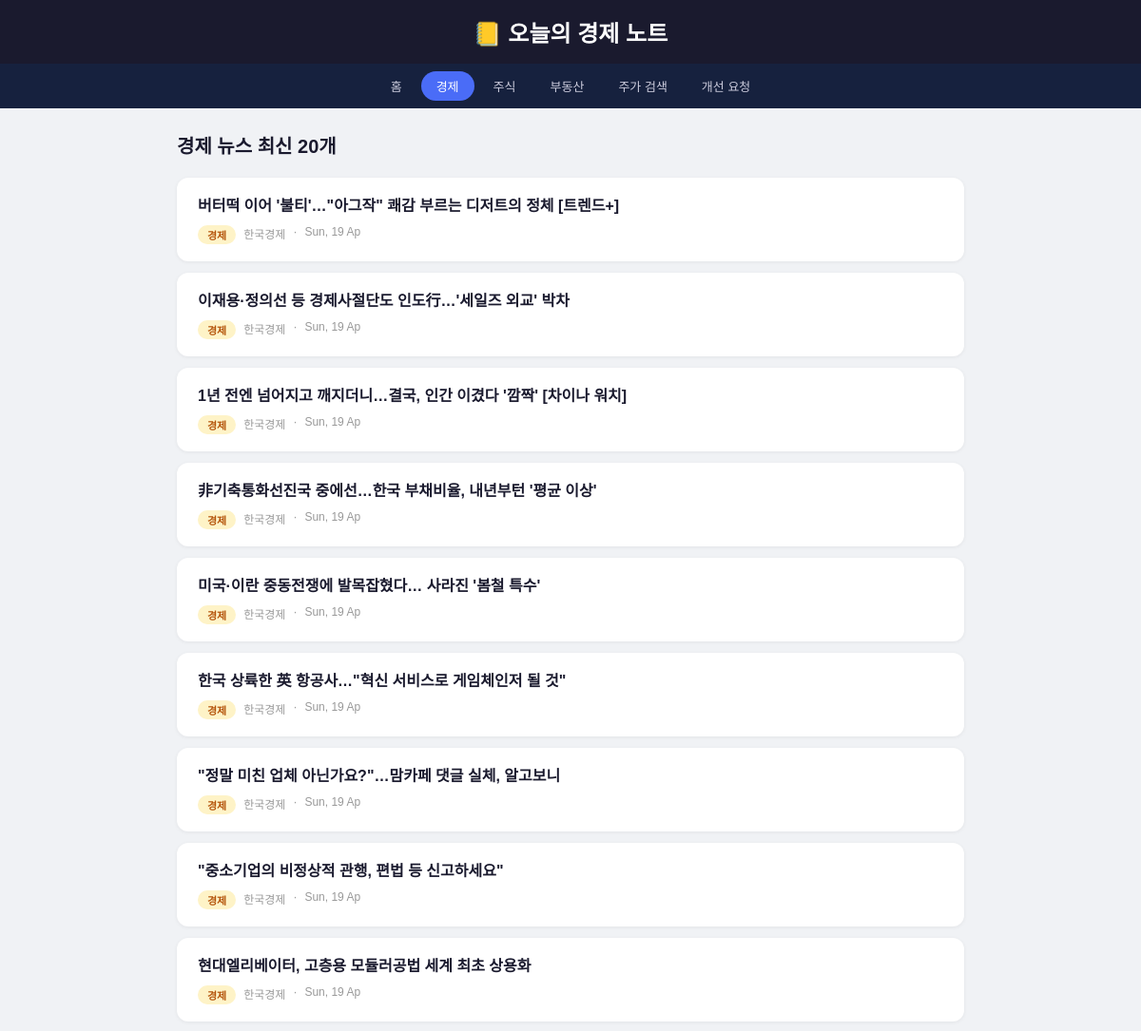
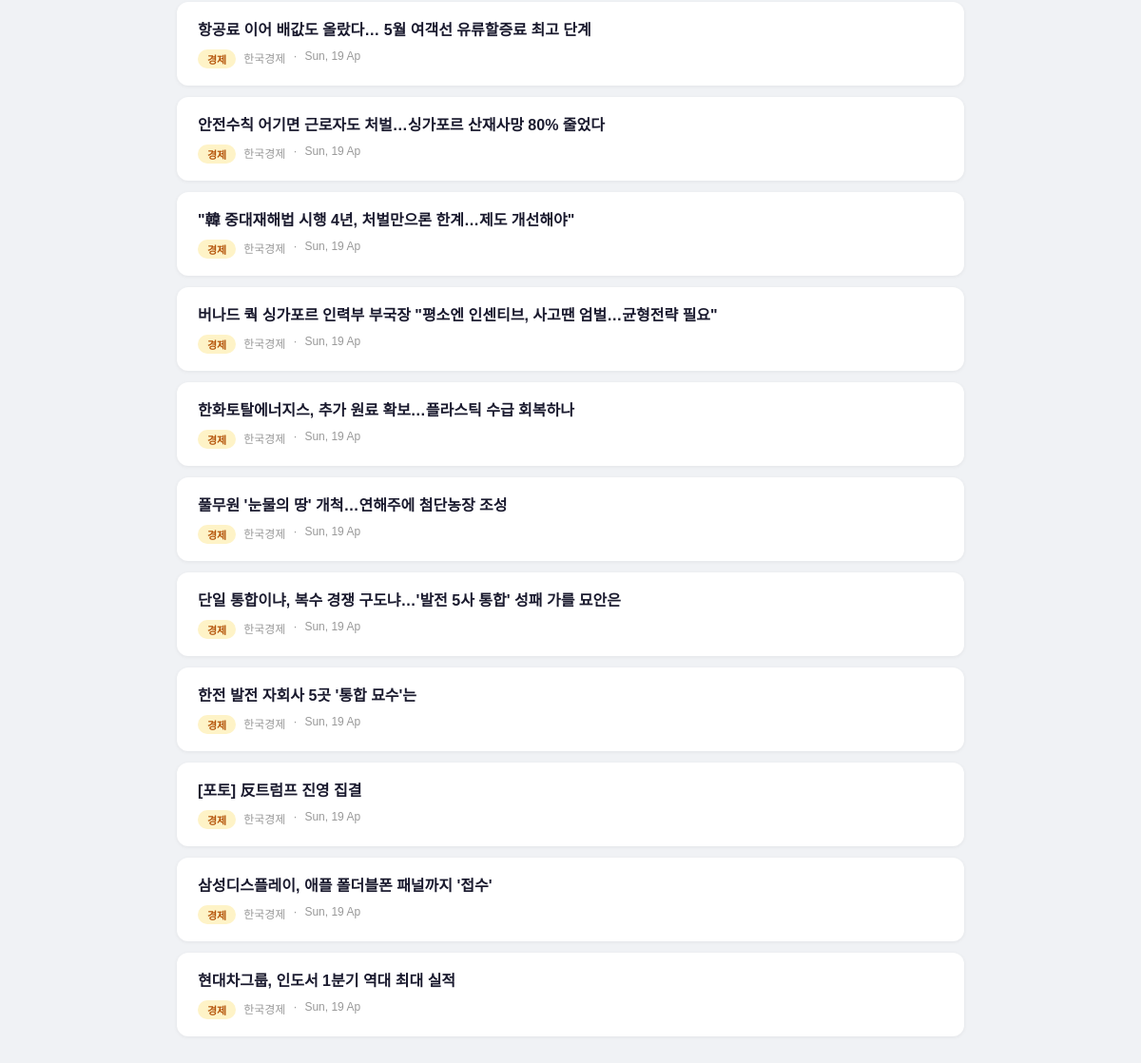
The page /news/경제 on the database its author committed (2 pictures, top to bottom).
### tables this page shows
CREATE TABLE articles (
            id       INTEGER PRIMARY KEY AUTOINCREMENT,
            title    TEXT NOT NULL,
            link     TEXT,
            source   TEXT,
            category TEXT,
            date     TEXT
        );

### app.py (the view)
@app.route("/news/<category>")
def news_category(category):
    articles = get_articles(category)
    return render_template("news.html", articles=articles, category=category)

### app.py (called while the page is built)
def get_articles(category=None):
    conn = sqlite3.connect(DB)
    c = conn.cursor()
    if category:
        c.execute("SELECT id, title, link, source, category, date FROM articles WHERE category=? ORDER BY date DESC LIMIT 20", (category,))
    else:
        c.execute("SELECT id, title, link, source, category, date FROM articles ORDER BY date DESC LIMIT 20")
    rows = c.fetchall()
    conn.close()
    return [{"id": r[0], "title": r[1], "link": r[2], "source": r[3], "category": r[4], "date": r[5]} for r in rows]

### templates/news.html (shortened to what this page needs)
<!DOCTYPE html>
<html lang="ko">
<head>
</head>
<body>
<header>
  <h1>📒 오늘의 경제 노트</h1>
</header>
<nav>
  <a href="/">홈</a>
  <a href="/news/경제" class="{{ 'active' if category == '경제' }}">경제</a>
  <a href="/news/주식" class="{{ 'active' if category == '주식' }}">주식</a>
  <a href="/news/부동산" class="{{ 'active' if category == '부동산' }}">부동산</a>
  <a href="/stock">주가 검색</a>
  <a href="/feedback">개선 요청</a>
</nav>
<div class="container">
  <h2>{{ category }} 뉴스 최신 20개</h2>
  {% for article in articles %}
  <div class="article-card">
    <h3><a href="{{ article['link'] }}" target="_blank" rel="noreferrer">{{ article['title'] }}</a></h3>
    <div class="meta">
      <span class="badge {{ article['category'] }}">{{ article['category'] }}</span>
      <span>{{ article['source'] }}</span>
      <span>·</span>
      <span>{{ article['date'] }}</span>
    </div>
  </div>
  {% endfor %}
</div>
</body>
</html>

### templates/news.html (style rules this page uses)
* { box-sizing: border-box; margin: 0; padding: 0; }
body { font-family: 'Apple SD Gothic Neo', sans-serif; background: #f0f2f5; color: #1a1a2e; }
header { background: #1a1a2e; color: white; padding: 16px 0; text-align: center; }
header h1 { font-size: 24px; font-weight: 700; }
nav { background: #16213e; display: flex; justify-content: center; gap: 4px; padding: 8px; flex-wrap: wrap; }
nav a { color: #ccd; text-decoration: none; padding: 6px 16px; border-radius: 20px; font-size: 13px; transition: all 0.2s; }
nav a:hover, nav a.active { background: #4a6cf7; color: white; }
.container { max-width: 860px; margin: 0 auto; padding: 24px 16px; }
h2 { font-size: 20px; margin-bottom: 20px; color: #1a1a2e; }
.article-card { background: white; border-radius: 12px; padding: 18px 22px; margin-bottom: 12px; box-shadow: 0 1px 4px rgba(0,0,0,0.06); transition: transform 0.15s; }
.article-card h3 { font-size: 16px; margin-bottom: 8px; line-height: 1.5; }
.article-card h3 a { color: #1a1a2e; text-decoration: none; }
.meta { font-size: 12px; color: #999; display: flex; gap: 8px; }
.badge { display: inline-block; padding: 2px 10px; border-radius: 20px; font-size: 11px; font-weight: 600; }
.badge.경제 { background: #fef3c7; color: #b45309; }

### rows shown on the page
articles: title "버터떡 이어 '불티'…\"아그작\" 쾌감 부르는 디저트의 정체 [트렌드+]", category "경제", source "한국경제", date "Sun, 19 Ap"
articles: title "이재용·정의선 등 경제사절단도 인도行…'세일즈 외교' 박차", category "경제", source "한국경제", date "Sun, 19 Ap"
articles: title "1년 전엔 넘어지고 깨지더니…결국, 인간 이겼다 '깜짝' [차이나 워치]", category "경제", source "한국경제", date "Sun, 19 Ap"
articles: title "非기축통화선진국 중에선…한국 부채비율, 내년부턴 '평균 이상'", category "경제", source "한국경제", date "Sun, 19 Ap"
articles: title "미국·이란 중동전쟁에 발목잡혔다… 사라진 '봄철 특수'", category "경제", source "한국경제", date "Sun, 19 Ap"
articles: title "한국 상륙한 英 항공사…\"혁신 서비스로 게임체인저 될 것\"", category "경제", source "한국경제", date "Sun, 19 Ap"
articles: title "\"정말 미친 업체 아닌가요?\"…맘카페 댓글 실체, 알고보니", category "경제", source "한국경제", date "Sun, 19 Ap"
articles: title "\"중소기업의 비정상적 관행, 편법 등 신고하세요\"", category "경제", source "한국경제", date "Sun, 19 Ap"
articles: title "현대엘리베이터, 고층용 모듈러공법 세계 최초 상용화", category "경제", source "한국경제", date "Sun, 19 Ap"
articles: title "항공료 이어 배값도 올랐다… 5월 여객선 유류할증료 최고 단계", category "경제", source "한국경제", date "Sun, 19 Ap"
articles: title "안전수칙 어기면 근로자도 처벌…싱가포르 산재사망 80% 줄었다", category "경제", source "한국경제", date "Sun, 19 Ap"
articles: title "\"韓 중대재해법 시행 4년, 처벌만으론 한계…제도 개선해야\"", category "경제", source "한국경제", date "Sun, 19 Ap"
articles: title "버나드 쿽 싱가포르 인력부 부국장 \"평소엔 인센티브, 사고땐 엄벌…균형전략 필요\"", category "경제", source "한국경제", date "Sun, 19 Ap"
articles: title "한화토탈에너지스, 추가 원료 확보…플라스틱 수급 회복하나", category "경제", source "한국경제", date "Sun, 19 Ap"
articles: title "풀무원 '눈물의 땅' 개척…연해주에 첨단농장 조성", category "경제", source "한국경제", date "Sun, 19 Ap"
articles: title "단일 통합이냐, 복수 경쟁 구도냐…'발전 5사 통합' 성패 가를 묘안은", category "경제", source "한국경제", date "Sun, 19 Ap"
articles: title "한전 발전 자회사 5곳 '통합 묘수'는", category "경제", source "한국경제", date "Sun, 19 Ap"
articles: title "[포토] 反트럼프 진영 집결", category "경제", source "한국경제", date "Sun, 19 Ap"
articles: title "삼성디스플레이, 애플 폴더블폰 패널까지 '접수'", category "경제", source "한국경제", date "Sun, 19 Ap"
articles: title "현대차그룹, 인도서 1분기 역대 최대 실적", category "경제", source "한국경제", date "Sun, 19 Ap"

### other values the page prints
{{ category }} "경제"
